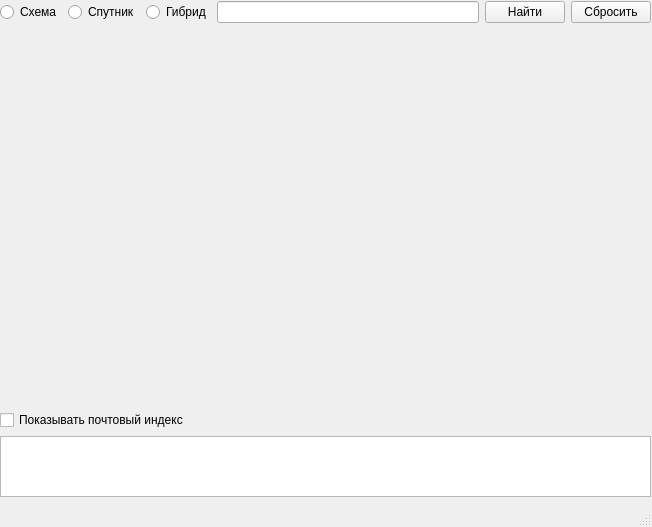
<?xml version="1.0" encoding="UTF-8"?>
<ui version="4.0">
 <class>MainWindow</class>
 <widget class="QMainWindow" name="MainWindow">
  <property name="geometry">
   <rect>
    <x>0</x>
    <y>0</y>
    <width>652</width>
    <height>527</height>
   </rect>
  </property>
  <property name="windowTitle">
   <string>Bebra.Maps</string>
  </property>
  <widget class="QWidget" name="centralwidget">
   <widget class="QWidget" name="horizontalLayoutWidget">
    <property name="geometry">
     <rect>
      <x>0</x>
      <y>0</y>
      <width>651</width>
      <height>25</height>
     </rect>
    </property>
    <layout class="QHBoxLayout" name="choice_map">
     <item>
      <widget class="QRadioButton" name="l_map">
       <property name="text">
        <string>Схема</string>
       </property>
      </widget>
     </item>
     <item>
      <widget class="QRadioButton" name="sat_map">
       <property name="text">
        <string>Спутник</string>
       </property>
      </widget>
     </item>
     <item>
      <widget class="QRadioButton" name="hybrid_map">
       <property name="text">
        <string>Гибрид</string>
       </property>
      </widget>
     </item>
     <item>
      <widget class="QLineEdit" name="address"/>
     </item>
     <item>
      <widget class="QPushButton" name="find_btn">
       <property name="text">
        <string>Найти</string>
       </property>
      </widget>
     </item>
     <item>
      <widget class="QPushButton" name="delete_req">
       <property name="text">
        <string>Сбросить</string>
       </property>
       <property name="shortcut">
        <string>Del</string>
       </property>
      </widget>
     </item>
    </layout>
   </widget>
   <widget class="QLabel" name="picture">
    <property name="geometry">
     <rect>
      <x>0</x>
      <y>30</y>
      <width>650</width>
      <height>450</height>
     </rect>
    </property>
    <property name="text">
     <string/>
    </property>
   </widget>
   <widget class="QWidget" name="gridLayoutWidget">
    <property name="geometry">
     <rect>
      <x>0</x>
      <y>410</y>
      <width>651</width>
      <height>87</height>
     </rect>
    </property>
    <layout class="QGridLayout" name="show_address_layout">
     <item row="1" column="0">
      <widget class="QPlainTextEdit" name="address_line"/>
     </item>
     <item row="0" column="0">
      <widget class="QCheckBox" name="show_post_index">
       <property name="text">
        <string>Показывать почтовый индекс</string>
       </property>
      </widget>
     </item>
    </layout>
   </widget>
  </widget>
  <widget class="QMenuBar" name="menubar">
   <property name="geometry">
    <rect>
     <x>0</x>
     <y>0</y>
     <width>652</width>
     <height>19</height>
    </rect>
   </property>
  </widget>
  <widget class="QStatusBar" name="statusbar">
   <property name="styleSheet">
    <string notr="true"/>
   </property>
  </widget>
 </widget>
 <resources/>
 <connections/>
</ui>
